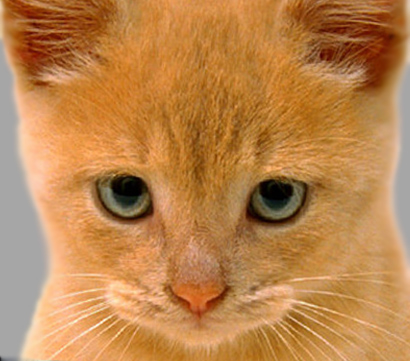
%> input picture cat.jpg, 410 x 361 px
$ octave comb.m   (GNU Octave 9; MATLAB toolbox functions it lacks are replaced by stand-ins)
%> lines starting %> are read from the running program, lines starting %| are printed output that depends on the picture
img1 = double(imread('C:/Users/nvuji/Downloads/cat.jpg'));
img2 = double(imread('C:/Users/nvuji/Downloads/dog.jpg'));
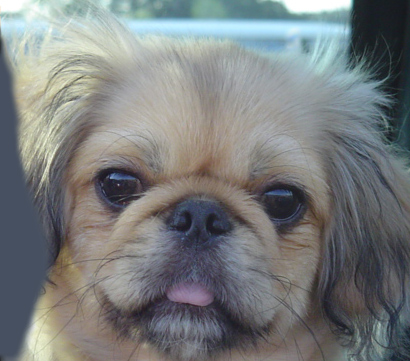
%> input picture dog.jpg, 410 x 361 px

cutoff = 20;

[rows, cols, ~] = size(img1);
%> rows = 361; cols = 410

low_freq_img1 = zeros(rows, cols, 3);
high_freq_img2 = zeros(rows, cols, 3);

[X, Y] = meshgrid(1:cols, 1:rows);
D = sqrt((X - cols/2).^2 + (Y - rows/2).^2);

low_pass_filter = D <= cutoff;
high_pass_filter = 1 - low_pass_filter;

for channel = 1:3
    F1 = fftshift(fft2(img1(:, :, channel)));
    F2 = fftshift(fft2(img2(:, :, channel)));

    low_freq_img1(:, :, channel) = real(ifft2(ifftshift(F1 .* low_pass_filter)));
    high_freq_img2(:, :, channel) = real(ifft2(ifftshift(F2 .* high_pass_filter)));
end
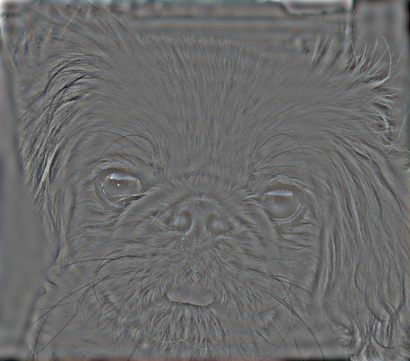
%> high_freq_img2: size 361x410x3 double; mean R, G, B 0, 0, 0; drawn with min black and max white
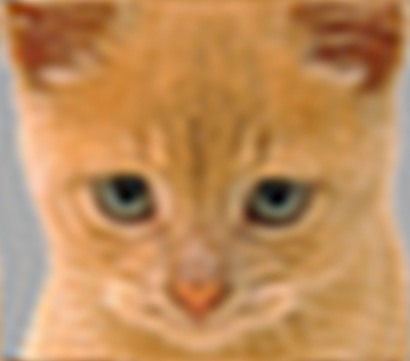
%> low_freq_img1: size 361x410x3 double; mean R, G, B 188.2, 132.5, 77.1; mean of the top-left, top-right, bottom-left and bottom-right quarters 129.4, 118.2, 151.8, 130.9; drawn with min black and max white

low_freq_img1 = uint8(255 * mat2gray(low_freq_img1));
%> low_freq_img1: size 361x410x3 uint8
high_freq_img2 = uint8(255 * mat2gray(high_freq_img2));
%> high_freq_img2: size 361x410x3 uint8

high_freq_img2 = high_freq_img2 * 1.5;
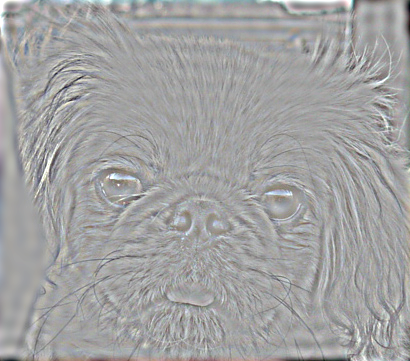
%> high_freq_img2: size 361x410x3 uint8; mean R, G, B 161.7, 161.7, 161.7

subplot(1, 3, 1);
imshow(low_freq_img1);

subplot(1, 3, 2);
imshow(high_freq_img2);

hybrid_img = low_freq_img1 + high_freq_img2;
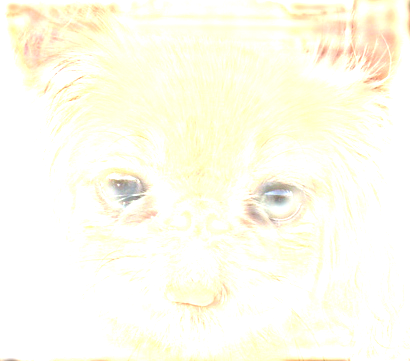
%> hybrid_img: size 361x410x3 uint8; mean R, G, B 254.3, 252.7, 237.6
hybrid_img = uint8(255 * mat2gray(hybrid_img));
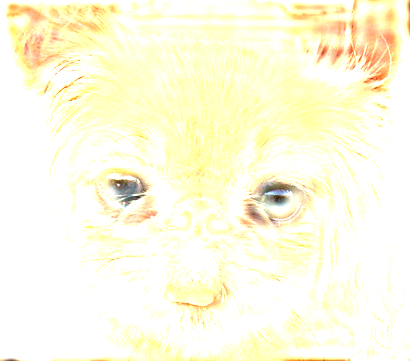
%> hybrid_img: size 361x410x3 uint8; mean R, G, B 253.9, 251.1, 225.1

subplot(1, 3, 3);
imshow(hybrid_img);
